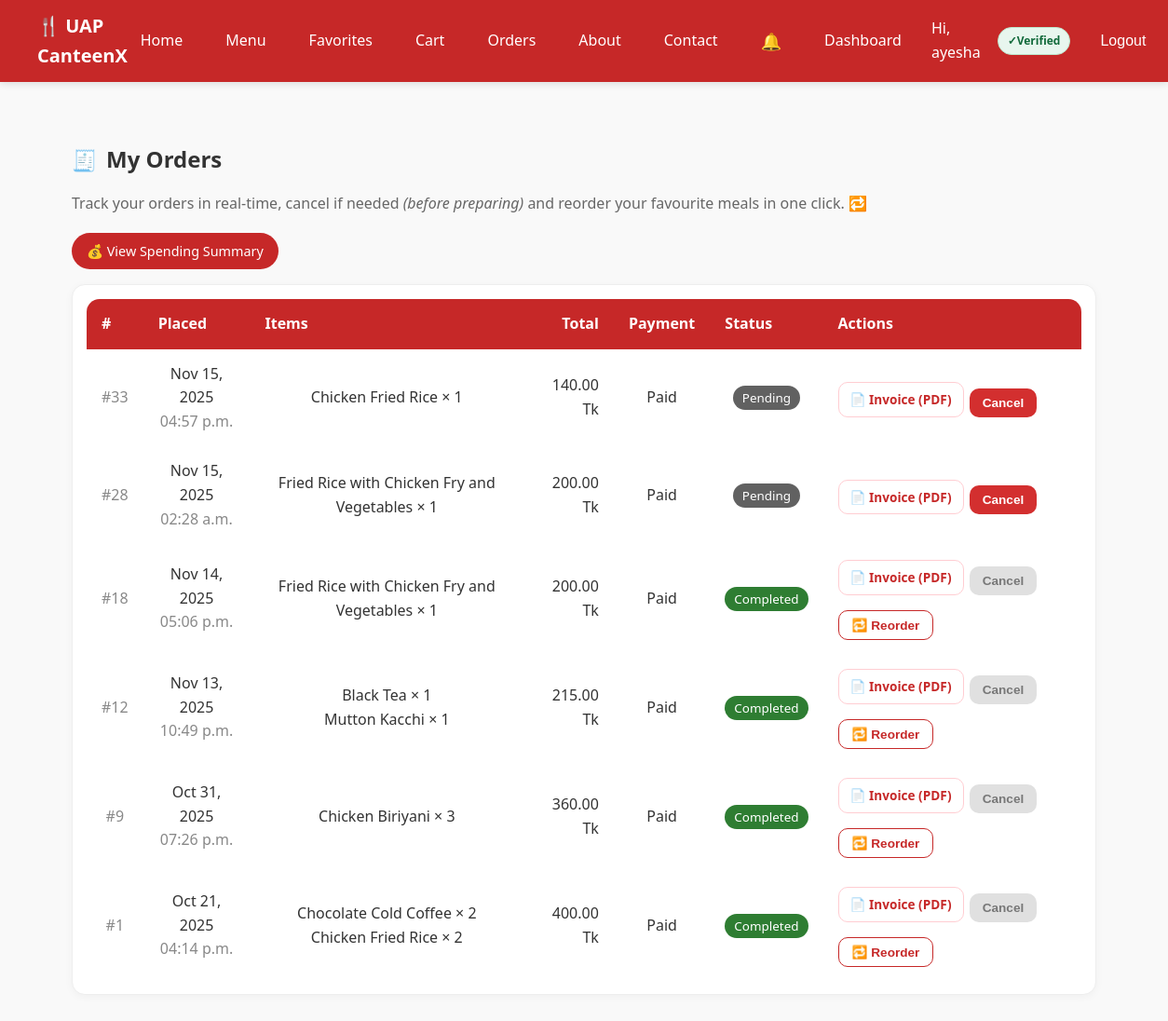
Screenshot of /orders/ (signed in) with the database file from the repository.
### my_canteen/models.py (models this page shows, shortened)
class Order(models.Model):
    STATUS_CHOICES = [
        ('pending', 'Pending'),
        ('accepted', 'Accepted'),
        ('preparing', 'Preparing'),
        ('ready', 'Ready'),
        ('delivered', 'Delivered'),
        ('completed', 'Completed'),
        ('cancelled', 'Cancelled'),
    ]
    PAYMENT_STATUS_CHOICES = [('unpaid', 'Unpaid'), ('paid', 'Paid')]
    PAYMENT_METHOD_CHOICES = [
        ('cash', 'Cash'),
        ('mock_card', 'Mock Card'),
        ('stripe', 'Stripe'),
        ('sslcommerz', 'SSLCommerz'),
    ]
    user = models.ForeignKey(User, on_delete=models.CASCADE)
    total_price = models.DecimalField(max_digits=8, decimal_places=2)
    address = models.CharField(max_length=255)
    status = models.CharField(max_length=20, choices=STATUS_CHOICES, default='pending')
    payment_status = models.CharField(max_length=10, choices=PAYMENT_STATUS_CHOICES, default='unpaid')
    payment_method = models.CharField(max_length=10, choices=PAYMENT_METHOD_CHOICES, default='cash')
    created_at = models.DateTimeField(auto_now_add=True)

class OrderItem(models.Model):
    order = models.ForeignKey(Order, on_delete=models.CASCADE)
    item = models.ForeignKey(MenuItem, on_delete=models.CASCADE)
    quantity = models.PositiveIntegerField(default=1)
    unit_price = models.DecimalField(max_digits=6, decimal_places=2)

class MenuItem(models.Model):
    name = models.CharField(max_length=100)
    description = models.TextField(blank=True)
    price = models.DecimalField(max_digits=6, decimal_places=2)
    stock = models.PositiveIntegerField(default=0)
    image = models.ImageField(upload_to='menu/', blank=True, null=True)
    category = models.ForeignKey(Category, on_delete=models.CASCADE, null=True)
    is_active = models.BooleanField(default=True)
    is_popular = models.BooleanField(default=False)
    rating_avg = models.FloatField(default=0)
    rating_count = models.PositiveIntegerField(default=0)

### my_canteen/views.py (the view)
# urls.py: path("orders/", views.orders_page, name="orders"),
@login_required
def orders_page(request):
    profile = UserProfile.objects.select_related("user").get(user=request.user)
    role = get_role(request.user)
    if role in ["vendor", "admin"]:
        orders = Order.objects.all().order_by("-created_at")
    elif role == "staff":
        orders = Order.objects.filter(
            status__in=["accepted", "preparing"]
        ).order_by("-created_at")
    else:
        orders = Order.objects.filter(user=request.user).order_by("-created_at")
    cancelable_ids = {o.id for o in orders if can_user_cancel(o, request.user)}
    return render(
        request,
        "my_canteen/orders.html",
        {"orders": orders, "profile": profile, "cancelable_ids": cancelable_ids},
    )

### my_canteen/context_processors.py (called while the page is built)
def favorites_processor(request):
    if request.user.is_authenticated:
        fav_ids = Favorite.objects.filter(user=request.user).values_list('item_id', flat=True)
        return {"favorite_items": set(fav_ids)}
    return {"favorite_items": set()}

def cart_count(request):
    cart = request.session.get("cart", {})
    return {"cart_count": sum(cart.values())}

def notifications_context(request):
    if request.user.is_authenticated:
        unread_count = Notification.objects.filter(user=request.user, is_read=False).count()
    else:
        unread_count = 0
    return {
        "unread_notifications": unread_count
    }

### my_canteen/views.py (called while the page is built)
def get_role(user):
    try:
        return user.userprofile.role
    except UserProfile.DoesNotExist:
        return "guest"

def can_user_cancel(order, user) -> bool:
    role = get_role(user)
    if role not in {"student", "faculty", "guest"}:
        return False
    if order.user_id != user.id:
        return False
    return order.status in {"pending", "accepted"}

### my_canteen/templates/my_canteen/orders.html (shortened to what this page needs)
{% extends "my_canteen/base.html" %}
{% load static %}
{% block content %}
<section class="container" style="max-width: 1100px;">
  <div class="page-title" style="display:flex;align-items:center;gap:.6rem;margin:24px 0 12px;">
    <span style="font-size:22px;">🧾</span>
    <h2 style="margin:0;">My Orders</h2>
  </div>
  <p style="color:#666;margin-bottom:18px;">
    Track your orders in real-time, cancel if needed
    <em>(before preparing)</em> and reorder your favourite meals in one click. 🔁
  </p>
  <div style="margin-bottom:16px;">
    <a href="{% url 'spending_summary' %}"
       style="display:inline-block;background:#c62828;color:#fff;
              padding:8px 16px;border-radius:999px;text-decoration:none;
              font-size:.9rem;">
      💰 View Spending Summary
    </a>
  </div>
  <div class="card" style="background:#fff;border:1px solid #eee;border-radius:14px;box-shadow:0 2px 10px rgba(0,0,0,.04);">
    <div class="table-wrap" style="overflow-x:auto;">
      <table style="width:100%;border-collapse:separate;border-spacing:0;">
        <thead style="background:#c62828;color:#fff;">
          <tr>
            <th style="padding:14px 16px;font-weight:600;text-align:left;border-top-left-radius:14px;">#</th>
            <th style="padding:14px 16px;font-weight:600;text-align:left;">Placed</th>
            <th style="padding:14px 16px;font-weight:600;text-align:left;">Items</th>
            <th style="padding:14px 16px;font-weight:600;text-align:right;">Total</th>
            <th style="padding:14px 16px;font-weight:600;text-align:left;">Payment</th>
            <th style="padding:14px 16px;font-weight:600;text-align:left;">Status</th>
            <th style="padding:14px 16px;font-weight:600;text-align:left;border-top-right-radius:14px;">Actions</th>
          </tr>
        </thead>
        <tbody>
          {% for order in orders %}
          <tr style="border-bottom:1px solid #f0f0f0;">
            <td style="padding:14px 16px;color:#888;">#{{ order.id }}</td>
            <td style="padding:14px 16px;">
              {{ order.created_at|date:"M d, Y" }}<br>
              <span style="color:#888;">{{ order.created_at|date:"h:i a" }}</span>
            </td>
            <td style="padding:14px 16px;">
              {% for oi in order.orderitem_set.all %}
                {{ oi.item.name }} × {{ oi.quantity }}<br>
              {% endfor %}
            </td>
            <td style="padding:14px 16px;text-align:right;">
              {{ order.total_price }} Tk
            </td>
            <td style="padding:14px 16px;">
              {{ order.payment_status|title }}
            </td>
            <td style="padding:14px 16px;">
              {% if order.status == 'completed' %}
                <span style="background:#2e7d32;color:#fff;padding:4px 10px;border-radius:999px;font-size:.84rem;">Completed</span>
              {% elif order.status == 'cancelled' %}
                <span style="background:#ef5350;color:#fff;padding:4px 10px;border-radius:999px;font-size:.84rem;">Cancelled</span>
              {% elif order.status == 'ready' %}
                <span style="background:#0288d1;color:#fff;padding:4px 10px;border-radius:999px;font-size:.84rem;">Ready</span>
              {% elif order.status == 'preparing' %}
                <span style="background:#f57c00;color:#fff;padding:4px 10px;border-radius:999px;font-size:.84rem;">Preparing</span>
              {% elif order.status == 'accepted' %}
                <span style="background:#6d4c41;color:#fff;padding:4px 10px;border-radius:999px;font-size:.84rem;">Accepted</span>
              {% else %}
                <span style="background:#616161;color:#fff;padding:4px 10px;border-radius:999px;font-size:.84rem;">Pending</span>
              {% endif %}
            </td>
            <td style="padding:14px 16px;">
              <div style="display:flex;flex-wrap:wrap;gap:6px;">
                <a href="{% url 'order_invoice_pdf' order.id %}"
                   class="btn"
                   style="background:#ffffff;color:#c62828;border:1px solid #ffcdd2;border-radius:10px;padding:7px 12px;font-size:.85rem;">
                  📄 Invoice (PDF)
                </a>
                {% if order.id in cancelable_ids %}
                  <form action="{% url 'user_order_cancel' order.id %}" method="post" style="display:inline;">
                    <button type="submit"
                            style="background:#d32f2f;color:#fff;border:none;border-radius:10px;padding:8px 14px;cursor:pointer;font-size:.85rem;">
                      Cancel
                    </button>
                  </form>
                {% else %}
                  <button type="button" disabled
                          title="You can cancel before preparing only"
                          style="background:#e0e0e0;color:#777;border:none;border-radius:10px;padding:8px 14px;font-size:.85rem;">
                    Cancel
                  </button>
                {% endif %}
                {% if order.status == "delivered" or order.status == "completed" %}
                  <form action="{% url 'reorder_order' order.id %}"
                        method="post"
                        style="display:inline%;">
                    <button type="submit"
                            style="background:#ffffff;border:1px solid #c62828;color:#c62828;border-radius:10px;padding:7px 14px;cursor:pointer;font-size:.85rem;">
                      🔁 Reorder
                    </button>
                  </form>
                {% endif %}
              </div>
            </td>
          </tr>
          {% empty %}
          <tr>
            <td colspan="7" style="padding:28px;text-align:center;color:#777;">
              No orders yet.
            </td>
          </tr>
          {% endfor %}
        </tbody>
      </table>
    </div>
  </div>
</section>
{% endblock %}

### my_canteen/templates/my_canteen/base.html (shortened to what this page needs)
{% load static %}
<!DOCTYPE html>
<html lang="en">
<head>
  <link rel="stylesheet" href="{% static 'my_canteen/css/styles.css' %}"/>
</head>
<body>
  <nav class="navbar">
    <div class="logo">🍴 UAP CanteenX</div>
    <ul class="nav-links">
      <li><a href="{% url 'home' %}">Home</a></li>
      <li><a href="{% url 'menu' %}">Menu</a></li>
      <li><a href="{% url 'favorites' %}"> Favorites</a></li>
      <li>
        <a href="{% url 'cart' %}">
          Cart
        </a>
      </li>
      <li><a href="{% url 'orders' %}">Orders</a></li>
      <li><a href="{% url 'about' %}">About</a></li>
      <li><a href="{% url 'contact' %}">Contact</a></li>
      {% if user.is_authenticated %}
        <li style="position:relative;">
          <a href="{% url 'notifications' %}"
             style="display:inline-flex;align-items:center;justify-content:center;
                    font-size:18px;text-decoration:none;">
            🔔
          </a>
        </li>
        <li><a href="{% url 'dashboard' %}">Dashboard</a></li>
        <li class="nav-user">Hi, {{ user.username }}</li>
        <li>
          {% if user.is_active %}
            <span class="badge badge-verified">Verified</span>
          {% else %}
            <span class="badge badge-unverified">Email not verified</span>
          {% endif %}
        </li>
        <li>
          <form action="{% url 'logout' %}" method="post" style="display:inline;">
            <button type="submit" class="link-like">Logout</button>
          </form>
        </li>
      {% else %}
        <li><a href="{% url 'login' %}">Login</a></li>
        <li><a class="btn" href="{% url 'signup' %}">Signup</a></li>
      {% endif %}
    </ul>
  </nav>
  <main class="container">
    {% block content %}{% endblock %}
  </main>
</body>
</html>

### my_canteen/static/my_canteen/css/styles.css (style rules this page uses)
body { font-family: system-ui, Arial, sans-serif; margin: 0; background: #f9f9f9; color: #333; line-height: 1.6; }
.container { max-width: 1200px; margin: 0 auto; padding: 20px 16px; }
a { text-decoration: none; color: inherit; }
.navbar { display: flex; justify-content: space-between; align-items: center; background-color: #c62828; color: #fff; padding: 12px 40px; position: sticky; top: 0; z-index: 1000; box-shadow: 0 2px 8px rgba(0, 0, 0, 0.12); }
.logo { font-weight: 700; font-size: 20px; display: flex; align-items: center; color: #fff; }
.nav-links { display: flex; align-items: center; gap: 18px; list-style: none; margin: 0; padding: 0; }
.nav-links li { display: flex; align-items: center; }
.nav-links a, .link-like, .btn-nav { color: #fff; font-weight: 500; font-size: 16px; display: inline-flex; align-items: center; justify-content: center; height: 38px; padding: 0 14px; border-radius: 6px; transition: all 0.2s ease; text-decoration: none; }
.link-like { background: transparent; border: 0; cursor: pointer; }
.btn { background: #d32f2f; color: #fff; padding: 8px 14px; border: none; border-radius: 6px; font-weight: 600; cursor: pointer; text-decoration: none; display: inline-block; transition: 0.3s; }
.badge { display: inline-flex; align-items: center; padding: 4px 10px; border-radius: 999px; font-size: 12px; font-weight: 700; border: 1px solid transparent; }
.badge-verified { background: #e8f6ee; color: #11693a; border-color: #bde7cd; }
.badge-verified::before { content: "✓ "; font-weight: 900; }
.card { background: #fff; border-radius: 8px; box-shadow: 0 2px 6px rgba(0, 0, 0, 0.1); padding: 15px; text-align: center; transition: transform 0.2s; position: relative; display: flex; flex-direction: column; }
.card .btn { margin-top: auto; }
.card button { margin-top: 10px; padding: 8px 14px; background: #d32f2f; color: #fff; border: 0; border-radius: 4px; cursor: pointer; font-weight: 700; transition: 0.3s; }

### rows the page displays
Order: id "33", created_at "Nov 15, 2025", created_at "04:57 p.m.", total_price "140.00", payment_status "Paid", status "Pending", shows "Cancel"
OrderItem: item.name "Chicken Fried Rice", quantity "1"
Order: id "28", created_at "Nov 15, 2025", created_at "02:28 a.m.", total_price "200.00", payment_status "Paid", status "Pending", shows "Cancel"
OrderItem: item.name "Fried Rice with Chicken Fry and Vegetables", quantity "1"
Order: id "18", created_at "Nov 14, 2025", created_at "05:06 p.m.", total_price "200.00", payment_status "Paid", status "Completed", shows "Cancel"
OrderItem: item.name "Fried Rice with Chicken Fry and Vegetables", quantity "1"
Order: id "12", created_at "Nov 13, 2025", created_at "10:49 p.m.", total_price "215.00", payment_status "Paid", status "Completed", shows "Cancel"
OrderItem: item.name "Black Tea", quantity "1"
OrderItem: item.name "Mutton Kacchi", quantity "1"
Order: id "9", created_at "Oct 31, 2025", created_at "07:26 p.m.", total_price "360.00", payment_status "Paid", status "Completed", shows "Cancel"
OrderItem: item.name "Chicken Biriyani", quantity "3"
Order: id "1", created_at "Oct 21, 2025", created_at "04:14 p.m.", total_price "400.00", payment_status "Paid", status "Completed", shows "Cancel"
OrderItem: item.name "Chocolate Cold Coffee", quantity "2"
OrderItem: item.name "Chicken Fried Rice", quantity "2"

### other values shown
{{ user.username }} "ayesha"
